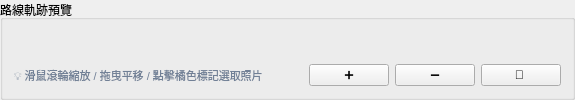
         <widget class="QGroupBox" name="groupBox_2">
          <property name="minimumSize">
           <size>
            <width>0</width>
            <height>0</height>
           </size>
          </property>
          <property name="title">
           <string>路線軌跡預覽</string>
          </property>
          <layout class="QGridLayout" name="gridLayout">
           <item row="0" column="0">
            <layout class="QVBoxLayout" name="verticalLayout_2">
             <item>
              <widget class="QtRoutePreviewWidget" name="preview_widget" native="true"/>
             </item>
            </layout>
           </item>
           <item row="1" column="0">
            <layout class="QHBoxLayout" name="map_toolbar">
             <item>
              <widget class="QLabel" name="lbl_map_hint">
               <property name="styleSheet">
                <string notr="true">color: #718096; font-size: 11px;</string>
               </property>
               <property name="text">
                <string>💡 滑鼠滾輪縮放 / 拖曳平移 / 點擊橘色標記選取照片</string>
               </property>
              </widget>
             </item>
             <item>
              <spacer name="horizontalSpacer_map_hdr">
               <property name="orientation">
                <enum>Qt::Orientation::Horizontal</enum>
               </property>
               <property name="sizeHint" stdset="0">
                <size>
                 <width>40</width>
                 <height>20</height>
                </size>
               </property>
              </spacer>
             </item>
             <item>
              <widget class="QPushButton" name="btn_zoom_in">
               <property name="sizePolicy">
                <sizepolicy hsizetype="Preferred" vsizetype="Fixed">
                 <horstretch>0</horstretch>
                 <verstretch>0</verstretch>
                </sizepolicy>
               </property>
               <property name="toolTip">
                <string>放大視角 (Canvas Zoom In)</string>
               </property>
               <property name="text">
                <string>➕</string>
               </property>
              </widget>
             </item>
             <item>
              <widget class="QPushButton" name="btn_zoom_out">
               <property name="sizePolicy">
                <sizepolicy hsizetype="Preferred" vsizetype="Fixed">
                 <horstretch>0</horstretch>
                 <verstretch>0</verstretch>
                </sizepolicy>
               </property>
               <property name="toolTip">
                <string>縮小視角 (Canvas Zoom Out)</string>
               </property>
               <property name="text">
                <string>➖</string>
               </property>
              </widget>
             </item>
             <item>
              <widget class="QPushButton" name="btn_reset_view">
               <property name="sizePolicy">
                <sizepolicy hsizetype="Preferred" vsizetype="Fixed">
                 <horstretch>0</horstretch>
                 <verstretch>0</verstretch>
                </sizepolicy>
               </property>
               <property name="toolTip">
                <string>重設視角至路線全景中央</string>
               </property>
               <property name="text">
                <string>🔄 </string>
               </property>
              </widget>
             </item>
            </layout>
           </item>
          </layout>
         </widget>
